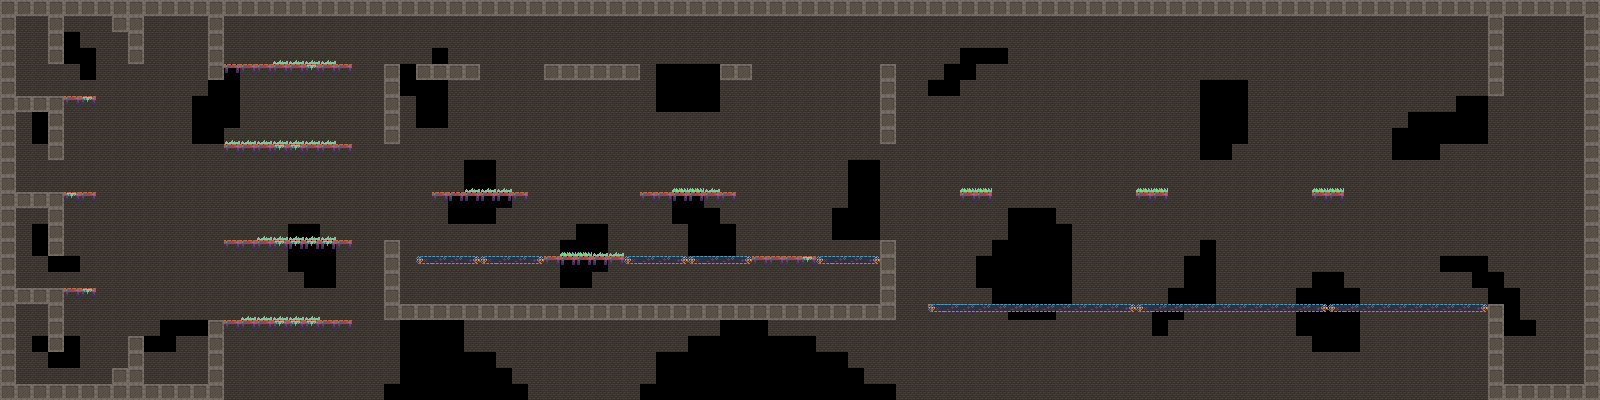

This is a level from a 2D game, rendered from its Tiled map with the project's own tilesets. A one-line summary and the map file follow, with tile-layer data summarised:
An orthogonal 100x25 tile map with 16x16 px tiles, 5 tile layers (Background, Background2:ElectricBoogaloo, OneSidedPlatforms, Platforms, ...), 2 tilesets.

<map version="1.0" tiledversion="1.0.3" orientation="orthogonal" renderorder="right-down" width="100" height="25" tilewidth="16" tileheight="16" nextobjectid="1">
 <tileset firstgid="1" name="sketches3- tiles and monsters" tilewidth="16" tileheight="16" tilecount="64" columns="8">
  <image source="../Assets/Images/sketches3- tiles and monsters.png" width="128" height="128" />
 </tileset>
 <tileset firstgid="65" source="tile1.tsx" />
 <layer name="Background" width="100" height="25">
  <data>[2500 cells, 2191 non-empty, 1 distinct tile ids]</data>
 </layer>
 <layer name="Background2:ElectricBoogaloo" width="100" height="25">
  <data>[2500 cells, 166 non-empty, 2 distinct tile ids]</data>
 </layer>
 <layer name="OneSidedPlatforms" width="100" height="25">
  <data>[2500 cells, 68 non-empty, 2 distinct tile ids]</data>
 </layer>
 <layer name="Platforms" width="100" height="25">
  <data>[2500 cells, 166 non-empty, 4 distinct tile ids]</data>
 </layer>
 <layer name="Foreground" width="100" height="25">
  <data>[2500 cells, 327 non-empty, 4 distinct tile ids]</data>
 </layer>
</map>
